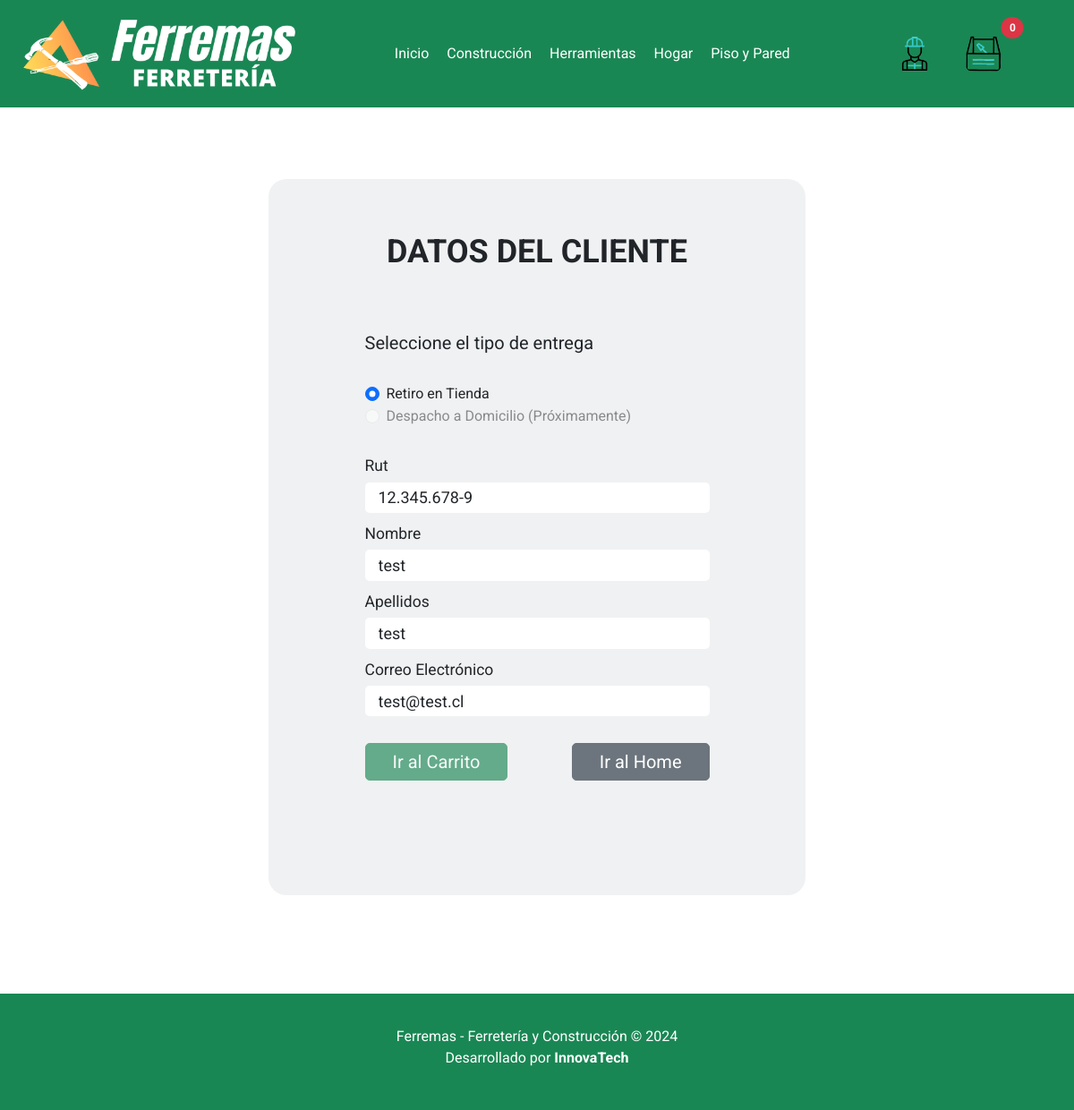
The app's page /formulario_datos/ (signed in) with its own data.
### Ferremas_APP/models.py (models this page shows, shortened)
class PerfilUsuario(models.Model): # Modelo para el perfil de usuario
    user = models.OneToOneField(User, on_delete=models.CASCADE) # Relación con el usuario
    rut = models.CharField(max_length=12) # Campo para el RUT del cliente
    nombre = models.CharField(max_length=100) # Campo para el nombre del cliente
    apellidos = models.CharField(max_length=100) # Campo para los apellidos del cliente
    email = models.EmailField() # Campo para el correo electrónico del cliente

### Ferremas_APP/views.py (the view)
# urls.py: path('formulario_datos/', views.formulario_datos, name='formulario_datos'),
@login_required
def formulario_datos(request):  # Vista para el formulario de datos de cliente
    perfil, created = PerfilUsuario.objects.get_or_create(user=request.user) # Se obtiene o crea el perfil de usuario
    if request.method == 'POST': # Si la petición es POST
        form = PedidoForm(request.POST, instance=perfil) # Se crea un formulario de pedido con los datos de la petición
        if form.is_valid():  # Si el formulario es válido
            form.save() # Se guardan los datos del formulario
            pedido, created = Pedido.objects.get_or_create(user=request.user, defaults={ # Se obtiene o crea un pedido
                'rut': perfil.rut, # Se asigna el RUT del perfil
                'nombre': perfil.nombre, # Se asigna el nombre del perfil
                'apellidos': perfil.apellidos, # Se asignan los apellidos del perfil
                'email': perfil.email, # Se asigna el email del perfil
                'numero_pedido': f"{random.randint(1, 999):03d}", # Se asigna un número de pedido aleatorio
                'datos_completados': True, # Se asigna que los datos están completados
            })
            request.session['pedido_id'] = pedido.id  # Guarda el pedido_id en la sesión
            return redirect('carrito') # Se redirige al carrito
    else:
        form = PedidoForm(instance=perfil) # Se crea un formulario de pedido con el perfil de usuario
    return render(request, 'pages/cart/formulario_datos.html', {'form': form}) # Se renderiza la plantilla con el formulario

### Ferremas_APP/templates/pages/cart/formulario_datos.html (shortened to what this page needs)
{% extends 'base.html' %}
{% load static %}
{% block contenido %}
<div style="height: 910px;">
    <div class="container bg-secondary bg-opacity-10 rounded-5 pt-5" style="height: 800px; width: 600px; margin-top: 80px;">
        <div class="row mt-5 mb-5 text-uppercase">
            <div class="col text-center mb-5">
                <h1 class="fw-bold" style="font-size: 3.6rem;">Datos del Cliente</h1>
            </div>
        </div>
        <div class="row justify-content-center">
            <div class="col-md-8">
                <form id="datos-cliente-form" class="formulario-retiro-entrega" method="post" action="">
                    <div class=" mb-5">
                        <label for="id_tipo_entrega" class="form-label mb-5 fs-2">Seleccione el tipo de entrega</label>
                        <div class="form-check">
                            <input class="form-check-input" type="radio" name="tipo_entrega" id="tipo_entrega_rt" value="RT" checked>
                            <label class="form-check-label" for="tipo_entrega_rt">Retiro en Tienda</label>
                        </div>
                        <div class="form-check">
                            <input class="form-check-input" type="radio" name="tipo_entrega" id="tipo_entrega_dd" value="DD" disabled>
                            <label class="form-check-label" for="tipo_entrega_dd">Despacho a Domicilio (Próximamente)</label>
                        </div>
                    </div>
                    <div class="mb-3 fs-3">
                        <label for="id_rut" class="form-label input-retiro-entrega">Rut</label>
                        {{ form.rut }}
                    </div>
                    <div class="mb-3 fs-3">
                        <label for="id_nombre" class="form-label">Nombre</label>
                        {{ form.nombre }}
                    </div>
                    <div class="mb-3 fs-3">
                        <label for="id_apellidos" class="form-label">Apellidos</label>
                        {{ form.apellidos }}
                    </div>
                    <div class="mb-3 fs-3">
                        <label for="id_email" class="form-label">Correo Electrónico</label>
                        {{ form.email }}
                    </div>
                    <div class="d-flex justify-content-between mt-5">
                        <button type="submit" class="btn btn-success fs-2 btn-lg px-5">Ir al Carrito</button>
                        <a href="{% url 'index' %}" class="btn btn-secondary fs-2 btn-lg px-5">Ir al Home</a>
                    </div>
                </form>
            </div>
        </div>
    </div>
</div>
{% endblock %}

### Ferremas_APP/static/css/style.css (style rules this page uses)
* { margin: 0; padding: 0; box-sizing: border-box; }
html { font-size: 62.5%; }
body { font-family: "Roboto", sans-serif; font-weight: 400; font-style: normal; font-size: 1.6rem; }
::placeholder { font-size: 1.6rem; color: #97979767 !important; }
.form-control { font-size: 1.8rem; padding-left: 15px; height: auto; box-sizing: border-box; border-radius: 5px; border: none; }

### records on screen
PerfilUsuario: rut "12.345.678-9", nombre "test", apellidos "test", email "test@test.cl"
